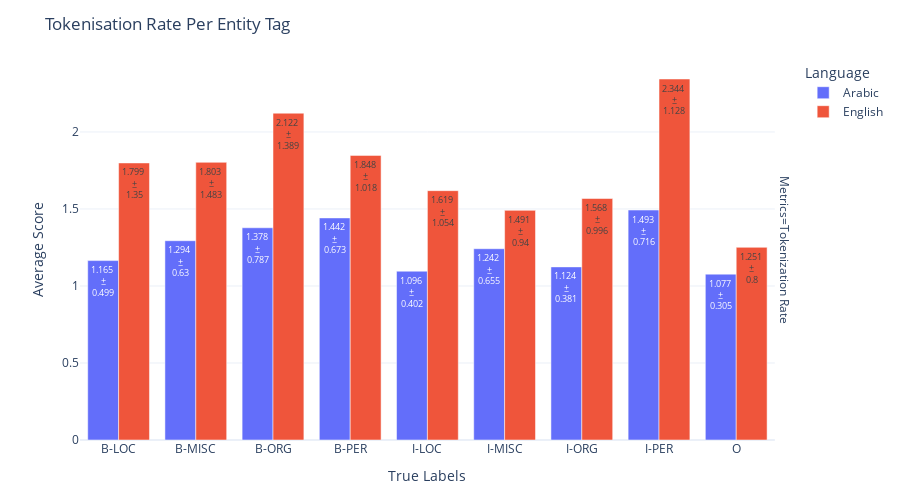

Notebook code cell kept with this figure:
### Markdown cell above
### Tokenisation

### Code cell
variable_analysis = TokenizationAnalysis(dash_data)
# variable_analysis.analyze_high_level()  # High-level ambiguity analysis
variable_analysis.analyze_entity_level()  # Entity-level ambiguity analysis

### Figure 1 — Plotly figure (JSON) as saved in the notebook; plotly's stock layout.template omitted (floating-point values rounded to 4 significant figures)
{"data": [{"alignmentgroup": "True", "hovertemplate": "Language=Arabic<br>Metrics=Tokenization Rate<br>True Labels=%{x}<br>Average Score=%{y}<br>Text Label=%{text}<extra></extra>", "legendgroup": "Arabic", "marker": {"color": "#636efa", "pattern": {"shape": ""}}, "name": "Arabic", "offsetgroup": "Arabic", "orientation": "v", "showlegend": true, "text": ["1.165 <br>±<br>0.499", "1.294 <br>±<br>0.63", "1.378 <br>±<br>0.787", "1.442 <br>±<br>0.673", "1.096 <br>±<br>0.402", "1.242 <br>±<br>0.655", "1.124 <br>±<br>0.381", "1.493 <br>±<br>0.716", "1.077 <br>±<br>0.305"], "textfont": {"size": 12}, "textposition": "auto", "type": "bar", "x": ["B-LOC", "B-MISC", "B-ORG", "B-PER", "I-LOC", "I-MISC", "I-ORG", "I-PER", "O"], "xaxis": "x", "y": [1.165, 1.294, 1.378, 1.442, 1.096, 1.242, 1.124, 1.493, 1.077], "yaxis": "y"}, {"alignmentgroup": "True", "hovertemplate": "Language=English<br>Metrics=Tokenization Rate<br>True Labels=%{x}<br>Average Score=%{y}<br>Text Label=%{text}<extra></extra>", "legendgroup": "English", "marker": {"color": "#EF553B", "pattern": {"shape": ""}}, "name": "English", "offsetgroup": "English", "orientation": "v", "showlegend": true, "text": ["1.799 <br>±<br>1.35", "1.803 <br>±<br>1.483", "2.122 <br>±<br>1.389", "1.848 <br>±<br>1.018", "1.619 <br>±<br>1.054", "1.491 <br>±<br>0.94", "1.568 <br>±<br>0.996", "2.344 <br>±<br>1.128", "1.251 <br>±<br>0.8"], "textfont": {"size": 12}, "textposition": "auto", "type": "bar", "x": ["B-LOC", "B-MISC", "B-ORG", "B-PER", "I-LOC", "I-MISC", "I-ORG", "I-PER", "O"], "xaxis": "x", "y": [1.799, 1.803, 2.122, 1.848, 1.619, 1.491, 1.568, 2.344, 1.251], "yaxis": "y"}], "layout": {"annotations": [{"font": {}, "showarrow": false, "text": "Metrics=Tokenization Rate", "textangle": 90, "x": 0.98, "xanchor": "left", "xref": "paper", "y": 0.5, "yanchor": "middle", "yref": "paper"}], "barmode": "group", "height": 500, "legend": {"title": {"text": "Language"}, "tracegroupgap": 0}, "margin": {"b": 60, "l": 80, "r": 80, "t": 60}, "showlegend": true, "title": {"text": "Tokenisation Rate Per Entity Tag"}, "xaxis": {"anchor": "y", "domain": [0, 0.98], "title": {"text": "True Labels"}}, "yaxis": {"anchor": "x", "autorange": true, "domain": [0, 1], "title": {"text": "Average Score"}}}}
